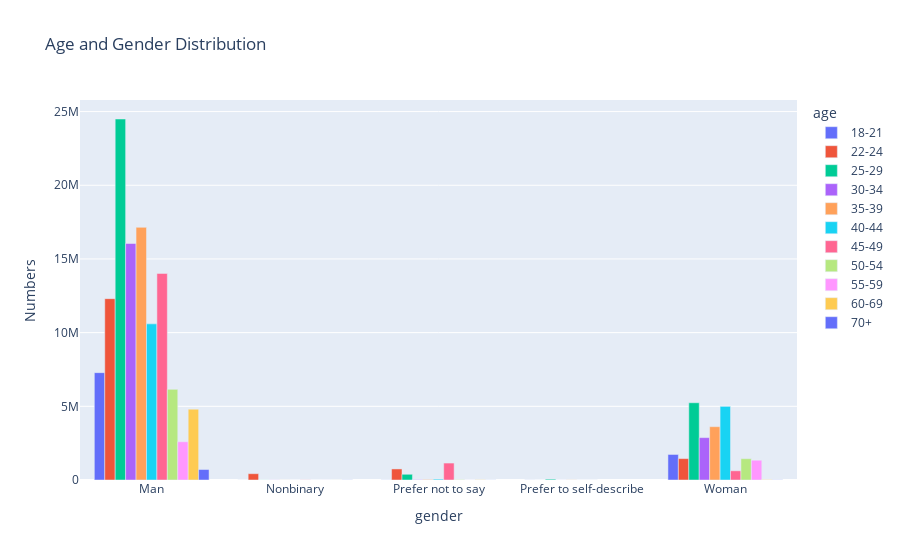

The code cell stored with this chart in its notebook:
### Markdown cell above
### age and gender distribution together

### Code cell
data_group=data.groupby(["age","gender"])["Numbers"].sum().reset_index()
bar_visuals=px.bar(data_frame=data_group,x="gender",y="Numbers",color="age",barmode="group",title="Age and Gender Distribution")
bar_visuals

### Figure 1 — Plotly figure (JSON) as saved in the notebook; plotly's stock layout.template omitted (floating-point values rounded to 4 significant figures)
{"data": [{"alignmentgroup": "True", "hovertemplate": "age=18-21<br>gender=%{x}<br>Numbers=%{y}<extra></extra>", "legendgroup": "18-21", "marker": {"color": "#636efa", "pattern": {"shape": ""}}, "name": "18-21", "offsetgroup": "18-21", "orientation": "v", "showlegend": true, "textposition": "auto", "type": "bar", "x": ["Man", "Nonbinary", "Prefer not to say", "Prefer to self-describe", "Woman"], "xaxis": "x", "y": [7284518, 632, 5780, 3784, 1733069], "yaxis": "y"}, {"alignmentgroup": "True", "hovertemplate": "age=22-24<br>gender=%{x}<br>Numbers=%{y}<extra></extra>", "legendgroup": "22-24", "marker": {"color": "#EF553B", "pattern": {"shape": ""}}, "name": "22-24", "offsetgroup": "22-24", "orientation": "v", "showlegend": true, "textposition": "auto", "type": "bar", "x": ["Man", "Nonbinary", "Prefer not to say", "Prefer to self-describe", "Woman"], "xaxis": "x", "y": [12304783, 427798, 750518, 1400, 1452064], "yaxis": "y"}, {"alignmentgroup": "True", "hovertemplate": "age=25-29<br>gender=%{x}<br>Numbers=%{y}<extra></extra>", "legendgroup": "25-29", "marker": {"color": "#00cc96", "pattern": {"shape": ""}}, "name": "25-29", "offsetgroup": "25-29", "orientation": "v", "showlegend": true, "textposition": "auto", "type": "bar", "x": ["Man", "Nonbinary", "Prefer not to say", "Prefer to self-describe", "Woman"], "xaxis": "x", "y": [24497434, 5276, 388338, 55891, 5241915], "yaxis": "y"}, {"alignmentgroup": "True", "hovertemplate": "age=30-34<br>gender=%{x}<br>Numbers=%{y}<extra></extra>", "legendgroup": "30-34", "marker": {"color": "#ab63fa", "pattern": {"shape": ""}}, "name": "30-34", "offsetgroup": "30-34", "orientation": "v", "showlegend": true, "textposition": "auto", "type": "bar", "x": ["Man", "Nonbinary", "Prefer not to say", "Prefer to self-describe", "Woman"], "xaxis": "x", "y": [16047989, 7703, 21557, 3456, 2876655], "yaxis": "y"}, {"alignmentgroup": "True", "hovertemplate": "age=35-39<br>gender=%{x}<br>Numbers=%{y}<extra></extra>", "legendgroup": "35-39", "marker": {"color": "#FFA15A", "pattern": {"shape": ""}}, "name": "35-39", "offsetgroup": "35-39", "orientation": "v", "showlegend": true, "textposition": "auto", "type": "bar", "x": ["Man", "Nonbinary", "Prefer not to say", "Prefer to self-describe", "Woman"], "xaxis": "x", "y": [17144742, 3903, 34543, 9023, 3617555], "yaxis": "y"}, {"alignmentgroup": "True", "hovertemplate": "age=40-44<br>gender=%{x}<br>Numbers=%{y}<extra></extra>", "legendgroup": "40-44", "marker": {"color": "#19d3f3", "pattern": {"shape": ""}}, "name": "40-44", "offsetgroup": "40-44", "orientation": "v", "showlegend": true, "textposition": "auto", "type": "bar", "x": ["Man", "Nonbinary", "Prefer not to say", "Prefer to self-describe", "Woman"], "xaxis": "x", "y": [10596236, 2290, 58637, 895, 4996562], "yaxis": "y"}, {"alignmentgroup": "True", "hovertemplate": "age=45-49<br>gender=%{x}<br>Numbers=%{y}<extra></extra>", "legendgroup": "45-49", "marker": {"color": "#FF6692", "pattern": {"shape": ""}}, "name": "45-49", "offsetgroup": "45-49", "orientation": "v", "showlegend": true, "textposition": "auto", "type": "bar", "x": ["Man", "Nonbinary", "Prefer not to say", "Prefer to self-describe", "Woman"], "xaxis": "x", "y": [14017858, 9163, 1149641, 666, 623922], "yaxis": "y"}, {"alignmentgroup": "True", "hovertemplate": "age=50-54<br>gender=%{x}<br>Numbers=%{y}<extra></extra>", "legendgroup": "50-54", "marker": {"color": "#B6E880", "pattern": {"shape": ""}}, "name": "50-54", "offsetgroup": "50-54", "orientation": "v", "showlegend": true, "textposition": "auto", "type": "bar", "x": ["Man", "Nonbinary", "Prefer not to say", "Woman"], "xaxis": "x", "y": [6150303, 1596, 22423, 1446317], "yaxis": "y"}, {"alignmentgroup": "True", "hovertemplate": "age=55-59<br>gender=%{x}<br>Numbers=%{y}<extra></extra>", "legendgroup": "55-59", "marker": {"color": "#FF97FF", "pattern": {"shape": ""}}, "name": "55-59", "offsetgroup": "55-59", "orientation": "v", "showlegend": true, "textposition": "auto", "type": "bar", "x": ["Man", "Nonbinary", "Prefer not to say", "Woman"], "xaxis": "x", "y": [2596202, 2645, 5693, 1341848], "yaxis": "y"}, {"alignmentgroup": "True", "hovertemplate": "age=60-69<br>gender=%{x}<br>Numbers=%{y}<extra></extra>", "legendgroup": "60-69", "marker": {"color": "#FECB52", "pattern": {"shape": ""}}, "name": "60-69", "offsetgroup": "60-69", "orientation": "v", "showlegend": true, "textposition": "auto", "type": "bar", "x": ["Man", "Nonbinary", "Prefer not to say", "Woman"], "xaxis": "x", "y": [4803849, 2639, 16678, 22522], "yaxis": "y"}, {"alignmentgroup": "True", "hovertemplate": "age=70+<br>gender=%{x}<br>Numbers=%{y}<extra></extra>", "legendgroup": "70+", "marker": {"color": "#636efa", "pattern": {"shape": ""}}, "name": "70+", "offsetgroup": "70+", "orientation": "v", "showlegend": true, "textposition": "auto", "type": "bar", "x": ["Man", "Nonbinary", "Prefer not to say", "Woman"], "xaxis": "x", "y": [710937, 7813, 5767, 11656], "yaxis": "y"}], "layout": {"barmode": "group", "legend": {"title": {"text": "age"}, "tracegroupgap": 0}, "title": {"text": "Age and Gender Distribution"}, "xaxis": {"anchor": "y", "domain": [0, 1], "title": {"text": "gender"}}, "yaxis": {"anchor": "x", "domain": [0, 1], "title": {"text": "Numbers"}}}}
